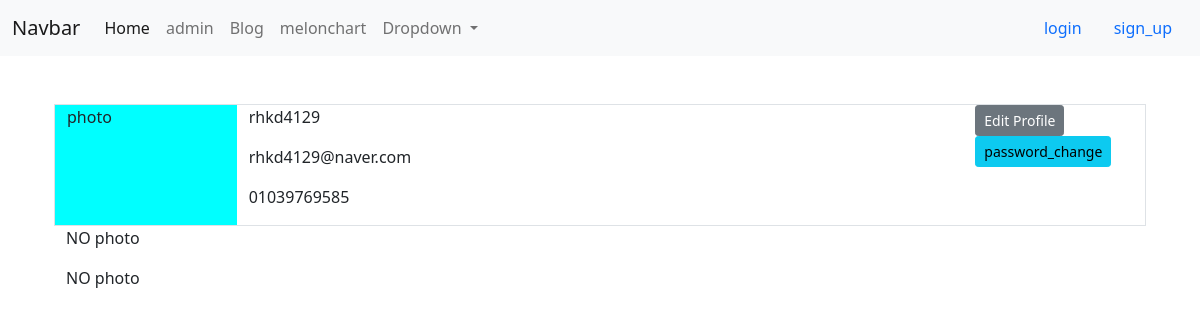
/blog/rhkd4129/, run on an earlier commit of the app's database.
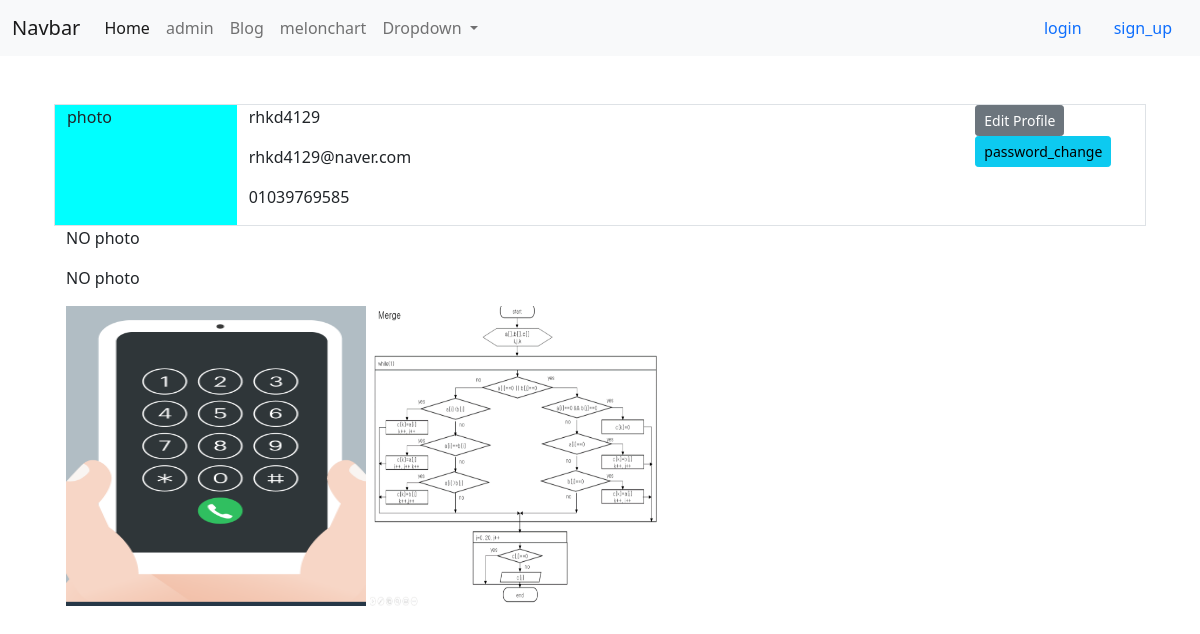
And on a later commit of the database.
### accounts/models.py (models this page shows)
class User(AbstractUser):
    phone_number = models.CharField(blank =True ,default='' ,max_length=12)

### blog/models.py (models this page shows, shortened)
class Post(models.Model):
    class GenderChices(models.TextChoices):
        MALE = "M","Male"   #DB에저장되는 값 ,실제 사용할 값
        FEMALE = "F","Female"
    author = models.ForeignKey(settings.AUTH_USER_MODEL,on_delete=models.CASCADE) # 추천!
    title = models.CharField(max_length=20)
    photo = models.ImageField(blank = True, upload_to = 'blog/post/%Y/%m/%d')
    content = models.TextField()
    gender = models.CharField(max_length=1,blank=True,choices=GenderChices.choices)#,default=GenderChices.MALE
    is_public = models.BooleanField(default = False,verbose_name= '공개여부')
    created_at = models.DateTimeField(auto_now_add=True)
    updated_at = models.DateTimeField(auto_now=True)

### blog/views/post_views.py (the view)
# urls.py: re_path(r'^(?P<username>[\w.@+-]+)/$',post_views.UserPage,name='user_page'),
def UserPage(request,username):
    page_user = get_object_or_404(get_user_model(),username = username)
    post_list = Post.objects.filter(author = page_user)
    return render(request,"blog/user_page.html",{'page_user':page_user,'post_list':post_list})

### blog/templates/blog/user_page.html
{% extends 'blog/layout.html' %}
{% block content %}
<div class="container">
    <div class="row mt-5 border border-1">
        <div class="col-2"style="background-color: aqua;">
            photo
        </div>
        <div class="col-8">
            <p>{{page_user.username}}</p>
            <p>{{page_user.email}}</p>
            <p>{{page_user.phone_number}}</p>
        </div>
        <div class="col-2" >
            <a class="btn btn-secondary btn-sm"  href="{% url 'accounts:profile_edit' %}">Edit Profile</a>
            <a class="btn btn-info btn-sm"  href="{% url 'accounts:password_change' %}">password_change</a>
        </div>
    </div>
        <div class="row-sm-4">
            {% if post_list %}
                {% for post in post_list %}
                    {% if post.photo  %}
                        <img src="{{ post.photo.url }}" alt="" style="width: 300px; height: 300px;" />
                    {% else %}
                        <p>NO photo</p>
                    {% endif%}
                {% endfor %}
            {% endif %}
        </div>
    </div>
</div>
{% endblock content %}

### blog/templates/blog/layout.html (shortened to what this page needs)
{% extends 'layout.html' %}

### project1/templates/layout.html (shortened to what this page needs)
<!DOCTYPE html>
<html lang="en">
<head>
    <link href="https://cdn.jsdelivr.net/npm/bootstrap@5.1.3/dist/css/bootstrap.min.css" rel="stylesheet"/>
</head>
<body>
    <nav class="navbar navbar-expand-lg navbar-light bg-light">
        <div class="container-fluid">
          <a class="navbar-brand" href="#">Navbar</a>
          <div class="collapse navbar-collapse" id="navbarSupportedContent">
            <ul class="navbar-nav me-auto mb-2 mb-lg-0">
              <li class="nav-item">
                <a class="nav-link active" aria-current="page" href="{% url 'home'%}">Home</a>
              </li>
              <li class="nav-item">
                <a class="nav-link" href="{% url 'admin:index' %}">admin</a>
                </li>
              <li class="nav-item">
              <a class="nav-link" href="{% url 'blog:post_list' %}">Blog</a>
              </li>
              <li class="nav-item">
                <a class="nav-link" href="{% url 'crawling:melon_chart' %}">melonchart</a>
               </li>
              <li class="nav-item dropdown">
                <a class="nav-link dropdown-toggle" href="#" id="navbarDropdown" role="button" data-bs-toggle="dropdown" aria-expanded="false">
                  Dropdown
                </a>
              </li>
            </ul>
             <li class="nav-item d-flex">
               {% if user.is_authenticated %}
               <a href ="{% url 'blog:user_page' user.username %}" class="nav-link">{{user.username}}</a>
               <a class="nav-link" href="{% url 'accounts:logout' %}">logout</a>
              {% else %}
              <a class="nav-link" href="{% url 'accounts:login' %}">login</a>
              <a class="nav-link" href="{% url 'accounts:signup' %}">sign_up</a>
              {% endif %}
             </li>
          </div>
        </div>
      </nav>
      <div class="container">
        <div class="row">
          <div class="col-sm-12">
            {% block content %}
            {% endblock content %}
          </div>
        </div>
</body>
</html>

What changed in the data, as far as the page shows it:
added Post: photo (picture)
added Post: photo (picture)
